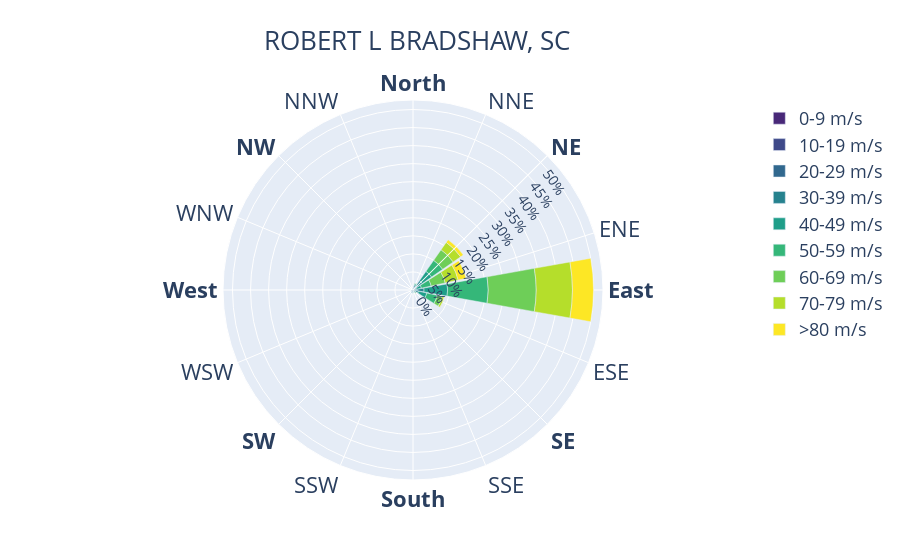

Notebook code for this chart:
### Code cell
build_wind_rose(df,'ROBERT L BRADSHAW, SC')

### Figure 1 — Plotly figure (JSON) as saved in the notebook; plotly's stock layout.template omitted (floating-point values rounded to 4 significant figures)
{"data": [{"marker": {"color": "#482878"}, "name": "0-9 m/s", "r": [0.0, 0.0, 0.0, 0.0, 0.0163, 0.0, 0.0, 0.0, 0.0, 0.0, 0.0, 0.0, 0.0, 0.0, 0.0, 0.0], "type": "barpolar", "text": ["North", "NNE", "NE", "ENE", "East", "ESE", "SE", "SSE", "South", "SSW", "SW", "WSW", "West", "WNW", "NW", "NNW"]}, {"marker": {"color": "#3e4989"}, "name": "10-19 m/s", "r": [0.1304, 0.163, 0.1956, 0.0163, 0.0, 0.08151, 0.0, 0.04891, 0.03261, 0.03261, 0.03261, 0.0163, 0.04891, 0.03261, 0.0, 0.0163], "type": "barpolar", "text": ["North", "NNE", "NE", "ENE", "East", "ESE", "SE", "SSE", "South", "SSW", "SW", "WSW", "West", "WNW", "NW", "NNW"]}, {"marker": {"color": "#31688e"}, "name": "20-29 m/s", "r": [0.2445, 0.6847, 1.011, 0.1141, 0.5217, 0.3424, 0.2282, 0.1141, 0.3097, 0.3587, 0.2282, 0.1793, 0.0163, 0.0, 0.0, 0.04891], "type": "barpolar", "text": ["North", "NNE", "NE", "ENE", "East", "ESE", "SE", "SSE", "South", "SSW", "SW", "WSW", "West", "WNW", "NW", "NNW"]}, {"marker": {"color": "#26828e"}, "name": "30-39 m/s", "r": [0.03261, 0.4076, 1.924, 0.8477, 2.527, 1.125, 0.1467, 0.06521, 0.375, 0.4239, 0.2608, 0.1793, 0.03261, 0.0, 0.03261, 0.0], "type": "barpolar", "text": ["North", "NNE", "NE", "ENE", "East", "ESE", "SE", "SSE", "South", "SSW", "SW", "WSW", "West", "WNW", "NW", "NNW"]}, {"marker": {"color": "#1f9e89"}, "name": "40-49 m/s", "r": [0.0, 0.3424, 3.163, 1.418, 6.521, 2.38, 0.3261, 0.0163, 0.04891, 0.1141, 0.0163, 0.06521, 0.03261, 0.0, 0.0, 0.0], "type": "barpolar", "text": ["North", "NNE", "NE", "ENE", "East", "ESE", "SE", "SSE", "South", "SSW", "SW", "WSW", "West", "WNW", "NW", "NNW"]}, {"marker": {"color": "#35b779"}, "name": "50-59 m/s", "r": [0.0, 0.3097, 3.733, 2.771, 11.27, 2.967, 0.3913, 0.03261, 0.0, 0.0, 0.0, 0.0, 0.0, 0.0, 0.0, 0.0], "type": "barpolar", "text": ["North", "NNE", "NE", "ENE", "East", "ESE", "SE", "SSE", "South", "SSW", "SW", "WSW", "West", "WNW", "NW", "NNW"]}, {"marker": {"color": "#6ece58"}, "name": "60-69 m/s", "r": [0.0, 0.04891, 3.57, 3.978, 13.29, 1.402, 0.08151, 0.0163, 0.0163, 0.0, 0.0, 0.0, 0.0, 0.0, 0.0, 0.0], "type": "barpolar", "text": ["North", "NNE", "NE", "ENE", "East", "ESE", "SE", "SSE", "South", "SSW", "SW", "WSW", "West", "WNW", "NW", "NNW"]}, {"marker": {"color": "#b5de2b"}, "name": "70-79 m/s", "r": [0.0, 0.03261, 2.478, 3.668, 10.04, 0.5869, 0.04891, 0.0, 0.0, 0.0, 0.0, 0.0, 0.0, 0.0, 0.0, 0.0], "type": "barpolar", "text": ["North", "NNE", "NE", "ENE", "East", "ESE", "SE", "SSE", "South", "SSW", "SW", "WSW", "West", "WNW", "NW", "NNW"]}, {"marker": {"color": "#fde725"}, "name": ">80 m/s", "r": [0.0, 0.0, 0.9129, 2.201, 5.82, 0.08151, 0.03261, 0.0, 0.0, 0.0, 0.0, 0.0, 0.0, 0.0, 0.0, 0.0], "type": "barpolar", "text": ["North", "NNE", "NE", "ENE", "East", "ESE", "SE", "SSE", "South", "SSW", "SW", "WSW", "West", "WNW", "NW", "NNW"]}], "layout": {"title": {"text": "ROBERT L BRADSHAW, SC", "font": {"size": 26}, "x": 0.463}, "legend": {"font": {"size": 18}}, "polar": {"radialaxis": {"tickfont": {"size": 14}, "ticksuffix": "%", "tickmode": "linear", "angle": 45, "tick0": 5, "dtick": 5, "tickangle": 100}, "angularaxis": {"tickfont": {"size": 22}, "rotation": 90, "direction": "clockwise", "tickmode": "array", "tickvals": [0, 22.5, 45, 72.5, 90, 112.5, 135, 157.5, 180, 202.5, 225, 247.5, 270, 292.5, 315, 337.5], "ticktext": ["<b>North</b>", "NNE", "<b>NE</b>", "ENE", "<b>East</b>", "ESE", "<b>SE</b>", "SSE", "<b>South</b>", "SSW", "<b>SW</b>", "WSW", "<b>West</b>", "WNW", "<b>NW</b>", "NNW"]}}}}
